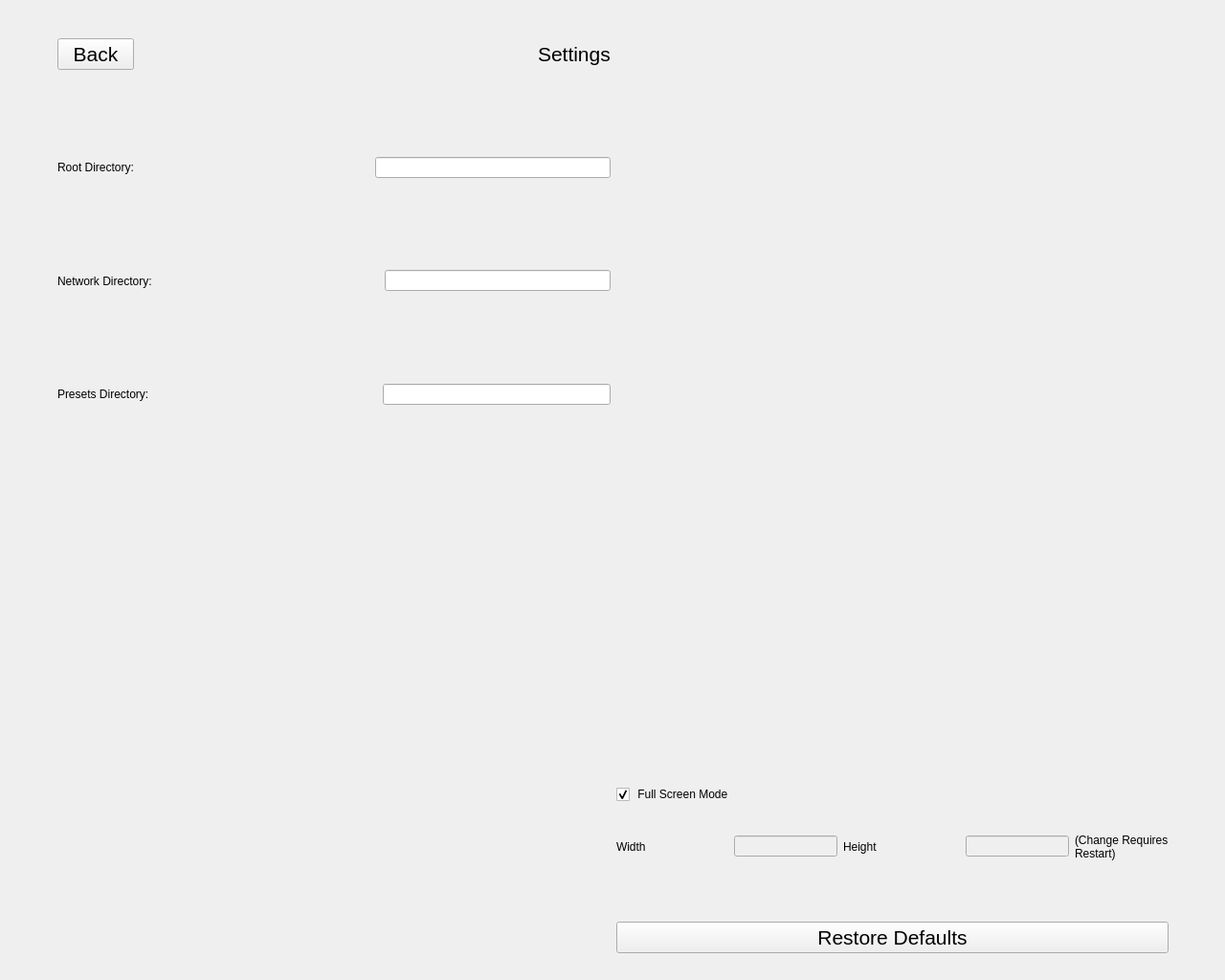
<?xml version="1.0" encoding="UTF-8"?>
<ui version="4.0">
 <class>Form</class>
 <widget class="QWidget" name="Form">
  <property name="geometry">
   <rect>
    <x>0</x>
    <y>0</y>
    <width>1280</width>
    <height>1024</height>
   </rect>
  </property>
  <property name="sizePolicy">
   <sizepolicy hsizetype="Fixed" vsizetype="Fixed">
    <horstretch>0</horstretch>
    <verstretch>0</verstretch>
   </sizepolicy>
  </property>
  <property name="minimumSize">
   <size>
    <width>1280</width>
    <height>1024</height>
   </size>
  </property>
  <property name="maximumSize">
   <size>
    <width>1280</width>
    <height>1024</height>
   </size>
  </property>
  <property name="windowTitle">
   <string>Form</string>
  </property>
  <widget class="QWidget" name="horizontalLayoutWidget">
   <property name="geometry">
    <rect>
     <x>0</x>
     <y>0</y>
     <width>1281</width>
     <height>1031</height>
    </rect>
   </property>
   <layout class="QHBoxLayout" name="horizontalLayout">
    <item>
     <spacer name="horizontalSpacer_6">
      <property name="orientation">
       <enum>Qt::Horizontal</enum>
      </property>
      <property name="sizeType">
       <enum>QSizePolicy::Fixed</enum>
      </property>
      <property name="sizeHint" stdset="0">
       <size>
        <width>40</width>
        <height>20</height>
       </size>
      </property>
     </spacer>
    </item>
    <item>
     <layout class="QVBoxLayout" name="verticalLayout_2">
      <item>
       <layout class="QHBoxLayout" name="horizontalLayout_21">
        <item>
         <spacer name="verticalSpacer_9">
          <property name="orientation">
           <enum>Qt::Vertical</enum>
          </property>
          <property name="sizeHint" stdset="0">
           <size>
            <width>20</width>
            <height>40</height>
           </size>
          </property>
         </spacer>
        </item>
        <item>
         <widget class="QPushButton" name="BackButton">
          <property name="font">
           <font>
            <pointsize>16</pointsize>
           </font>
          </property>
          <property name="text">
           <string>Back</string>
          </property>
         </widget>
        </item>
        <item>
         <spacer name="horizontalSpacer_4">
          <property name="orientation">
           <enum>Qt::Horizontal</enum>
          </property>
          <property name="sizeHint" stdset="0">
           <size>
            <width>40</width>
            <height>20</height>
           </size>
          </property>
         </spacer>
        </item>
        <item>
         <widget class="QLabel" name="label">
          <property name="font">
           <font>
            <pointsize>16</pointsize>
           </font>
          </property>
          <property name="text">
           <string>Settings</string>
          </property>
         </widget>
        </item>
       </layout>
      </item>
      <item>
       <layout class="QHBoxLayout" name="horizontalLayout_10">
        <item>
         <spacer name="verticalSpacer_8">
          <property name="orientation">
           <enum>Qt::Vertical</enum>
          </property>
          <property name="sizeHint" stdset="0">
           <size>
            <width>20</width>
            <height>40</height>
           </size>
          </property>
         </spacer>
        </item>
        <item>
         <widget class="QLabel" name="label_2">
          <property name="text">
           <string>Root Directory:</string>
          </property>
         </widget>
        </item>
        <item>
         <spacer name="horizontalSpacer_2">
          <property name="orientation">
           <enum>Qt::Horizontal</enum>
          </property>
          <property name="sizeHint" stdset="0">
           <size>
            <width>40</width>
            <height>20</height>
           </size>
          </property>
         </spacer>
        </item>
        <item>
         <widget class="QLineEdit" name="RootDirLineEdit"/>
        </item>
       </layout>
      </item>
      <item>
       <layout class="QHBoxLayout" name="horizontalLayout_9">
        <item>
         <spacer name="verticalSpacer_7">
          <property name="orientation">
           <enum>Qt::Vertical</enum>
          </property>
          <property name="sizeHint" stdset="0">
           <size>
            <width>20</width>
            <height>40</height>
           </size>
          </property>
         </spacer>
        </item>
        <item>
         <widget class="QLabel" name="label_3">
          <property name="text">
           <string>Network Directory:</string>
          </property>
         </widget>
        </item>
        <item>
         <spacer name="horizontalSpacer_3">
          <property name="orientation">
           <enum>Qt::Horizontal</enum>
          </property>
          <property name="sizeHint" stdset="0">
           <size>
            <width>40</width>
            <height>20</height>
           </size>
          </property>
         </spacer>
        </item>
        <item>
         <widget class="QLineEdit" name="NetworkDirLineEdit"/>
        </item>
       </layout>
      </item>
      <item>
       <layout class="QHBoxLayout" name="horizontalLayout_8">
        <item>
         <spacer name="verticalSpacer_6">
          <property name="orientation">
           <enum>Qt::Vertical</enum>
          </property>
          <property name="sizeHint" stdset="0">
           <size>
            <width>20</width>
            <height>40</height>
           </size>
          </property>
         </spacer>
        </item>
        <item>
         <widget class="QLabel" name="label_4">
          <property name="text">
           <string>Presets Directory:</string>
          </property>
         </widget>
        </item>
        <item>
         <spacer name="horizontalSpacer_5">
          <property name="orientation">
           <enum>Qt::Horizontal</enum>
          </property>
          <property name="sizeHint" stdset="0">
           <size>
            <width>40</width>
            <height>20</height>
           </size>
          </property>
         </spacer>
        </item>
        <item>
         <widget class="QLineEdit" name="PresetsDirLineEdit"/>
        </item>
       </layout>
      </item>
      <item>
       <layout class="QHBoxLayout" name="horizontalLayout_7">
        <item>
         <spacer name="verticalSpacer">
          <property name="orientation">
           <enum>Qt::Vertical</enum>
          </property>
          <property name="sizeHint" stdset="0">
           <size>
            <width>20</width>
            <height>40</height>
           </size>
          </property>
         </spacer>
        </item>
       </layout>
      </item>
      <item>
       <layout class="QHBoxLayout" name="horizontalLayout_6">
        <item>
         <spacer name="verticalSpacer_2">
          <property name="orientation">
           <enum>Qt::Vertical</enum>
          </property>
          <property name="sizeHint" stdset="0">
           <size>
            <width>20</width>
            <height>40</height>
           </size>
          </property>
         </spacer>
        </item>
       </layout>
      </item>
      <item>
       <layout class="QHBoxLayout" name="horizontalLayout_5">
        <item>
         <spacer name="verticalSpacer_3">
          <property name="orientation">
           <enum>Qt::Vertical</enum>
          </property>
          <property name="sizeHint" stdset="0">
           <size>
            <width>20</width>
            <height>40</height>
           </size>
          </property>
         </spacer>
        </item>
       </layout>
      </item>
      <item>
       <layout class="QHBoxLayout" name="horizontalLayout_4">
        <item>
         <spacer name="verticalSpacer_4">
          <property name="orientation">
           <enum>Qt::Vertical</enum>
          </property>
          <property name="sizeHint" stdset="0">
           <size>
            <width>20</width>
            <height>40</height>
           </size>
          </property>
         </spacer>
        </item>
       </layout>
      </item>
      <item>
       <layout class="QHBoxLayout" name="horizontalLayout_3">
        <item>
         <spacer name="verticalSpacer_5">
          <property name="orientation">
           <enum>Qt::Vertical</enum>
          </property>
          <property name="sizeHint" stdset="0">
           <size>
            <width>20</width>
            <height>40</height>
           </size>
          </property>
         </spacer>
        </item>
       </layout>
      </item>
      <item>
       <layout class="QHBoxLayout" name="horizontalLayout_2"/>
      </item>
     </layout>
    </item>
    <item>
     <layout class="QVBoxLayout" name="verticalLayout">
      <item>
       <layout class="QHBoxLayout" name="horizontalLayout_12">
        <item>
         <spacer name="verticalSpacer_10">
          <property name="orientation">
           <enum>Qt::Vertical</enum>
          </property>
          <property name="sizeHint" stdset="0">
           <size>
            <width>20</width>
            <height>40</height>
           </size>
          </property>
         </spacer>
        </item>
       </layout>
      </item>
      <item>
       <layout class="QHBoxLayout" name="horizontalLayout_18">
        <item>
         <spacer name="verticalSpacer_11">
          <property name="orientation">
           <enum>Qt::Vertical</enum>
          </property>
          <property name="sizeHint" stdset="0">
           <size>
            <width>20</width>
            <height>40</height>
           </size>
          </property>
         </spacer>
        </item>
       </layout>
      </item>
      <item>
       <layout class="QHBoxLayout" name="horizontalLayout_20">
        <item>
         <spacer name="verticalSpacer_12">
          <property name="orientation">
           <enum>Qt::Vertical</enum>
          </property>
          <property name="sizeHint" stdset="0">
           <size>
            <width>20</width>
            <height>40</height>
           </size>
          </property>
         </spacer>
        </item>
        <item>
         <spacer name="horizontalSpacer">
          <property name="orientation">
           <enum>Qt::Horizontal</enum>
          </property>
          <property name="sizeHint" stdset="0">
           <size>
            <width>40</width>
            <height>20</height>
           </size>
          </property>
         </spacer>
        </item>
       </layout>
      </item>
      <item>
       <layout class="QHBoxLayout" name="horizontalLayout_19">
        <item>
         <spacer name="verticalSpacer_13">
          <property name="orientation">
           <enum>Qt::Vertical</enum>
          </property>
          <property name="sizeHint" stdset="0">
           <size>
            <width>20</width>
            <height>40</height>
           </size>
          </property>
         </spacer>
        </item>
       </layout>
      </item>
      <item>
       <layout class="QHBoxLayout" name="horizontalLayout_17">
        <item>
         <spacer name="verticalSpacer_14">
          <property name="orientation">
           <enum>Qt::Vertical</enum>
          </property>
          <property name="sizeHint" stdset="0">
           <size>
            <width>20</width>
            <height>40</height>
           </size>
          </property>
         </spacer>
        </item>
       </layout>
      </item>
      <item>
       <layout class="QHBoxLayout" name="horizontalLayout_16">
        <item>
         <spacer name="verticalSpacer_15">
          <property name="orientation">
           <enum>Qt::Vertical</enum>
          </property>
          <property name="sizeHint" stdset="0">
           <size>
            <width>20</width>
            <height>40</height>
           </size>
          </property>
         </spacer>
        </item>
       </layout>
      </item>
      <item>
       <layout class="QHBoxLayout" name="horizontalLayout_15">
        <item>
         <spacer name="verticalSpacer_16">
          <property name="orientation">
           <enum>Qt::Vertical</enum>
          </property>
          <property name="sizeHint" stdset="0">
           <size>
            <width>20</width>
            <height>40</height>
           </size>
          </property>
         </spacer>
        </item>
       </layout>
      </item>
      <item>
       <layout class="QHBoxLayout" name="horizontalLayout_14">
        <item>
         <spacer name="verticalSpacer_17">
          <property name="orientation">
           <enum>Qt::Vertical</enum>
          </property>
          <property name="sizeHint" stdset="0">
           <size>
            <width>20</width>
            <height>40</height>
           </size>
          </property>
         </spacer>
        </item>
       </layout>
      </item>
      <item>
       <layout class="QHBoxLayout" name="horizontalLayout_13">
        <item>
         <layout class="QVBoxLayout" name="verticalLayout_3">
          <item>
           <widget class="QCheckBox" name="FullScreenCheckBox">
            <property name="text">
             <string> Full Screen Mode</string>
            </property>
            <property name="checked">
             <bool>true</bool>
            </property>
           </widget>
          </item>
          <item>
           <layout class="QHBoxLayout" name="horizontalLayout_22">
            <item>
             <widget class="QLabel" name="label_5">
              <property name="enabled">
               <bool>true</bool>
              </property>
              <property name="text">
               <string>Width</string>
              </property>
             </widget>
            </item>
            <item>
             <spacer name="horizontalSpacer_8">
              <property name="orientation">
               <enum>Qt::Horizontal</enum>
              </property>
              <property name="sizeHint" stdset="0">
               <size>
                <width>40</width>
                <height>20</height>
               </size>
              </property>
             </spacer>
            </item>
            <item>
             <widget class="QLineEdit" name="widthLineBox">
              <property name="enabled">
               <bool>false</bool>
              </property>
              <property name="sizePolicy">
               <sizepolicy hsizetype="Fixed" vsizetype="Fixed">
                <horstretch>0</horstretch>
                <verstretch>0</verstretch>
               </sizepolicy>
              </property>
             </widget>
            </item>
            <item>
             <widget class="QLabel" name="label_6">
              <property name="text">
               <string>Height</string>
              </property>
             </widget>
            </item>
            <item>
             <spacer name="horizontalSpacer_9">
              <property name="orientation">
               <enum>Qt::Horizontal</enum>
              </property>
              <property name="sizeHint" stdset="0">
               <size>
                <width>40</width>
                <height>20</height>
               </size>
              </property>
             </spacer>
            </item>
            <item>
             <widget class="QLineEdit" name="heightLineBox">
              <property name="enabled">
               <bool>false</bool>
              </property>
              <property name="sizePolicy">
               <sizepolicy hsizetype="Fixed" vsizetype="Fixed">
                <horstretch>0</horstretch>
                <verstretch>0</verstretch>
               </sizepolicy>
              </property>
             </widget>
            </item>
            <item>
             <widget class="QLabel" name="RestartText">
              <property name="enabled">
               <bool>true</bool>
              </property>
              <property name="text">
               <string>(Change Requires
Restart)</string>
              </property>
             </widget>
            </item>
           </layout>
          </item>
         </layout>
        </item>
        <item>
         <spacer name="verticalSpacer_19">
          <property name="orientation">
           <enum>Qt::Vertical</enum>
          </property>
          <property name="sizeHint" stdset="0">
           <size>
            <width>20</width>
            <height>40</height>
           </size>
          </property>
         </spacer>
        </item>
       </layout>
      </item>
      <item>
       <layout class="QHBoxLayout" name="horizontalLayout_11">
        <item>
         <widget class="QPushButton" name="DefaultsButton">
          <property name="font">
           <font>
            <pointsize>16</pointsize>
           </font>
          </property>
          <property name="text">
           <string>Restore Defaults</string>
          </property>
         </widget>
        </item>
        <item>
         <spacer name="verticalSpacer_18">
          <property name="orientation">
           <enum>Qt::Vertical</enum>
          </property>
          <property name="sizeHint" stdset="0">
           <size>
            <width>20</width>
            <height>40</height>
           </size>
          </property>
         </spacer>
        </item>
       </layout>
      </item>
     </layout>
    </item>
    <item>
     <spacer name="horizontalSpacer_7">
      <property name="orientation">
       <enum>Qt::Horizontal</enum>
      </property>
      <property name="sizeType">
       <enum>QSizePolicy::Fixed</enum>
      </property>
      <property name="sizeHint" stdset="0">
       <size>
        <width>40</width>
        <height>20</height>
       </size>
      </property>
     </spacer>
    </item>
   </layout>
  </widget>
 </widget>
 <resources/>
 <connections/>
</ui>
